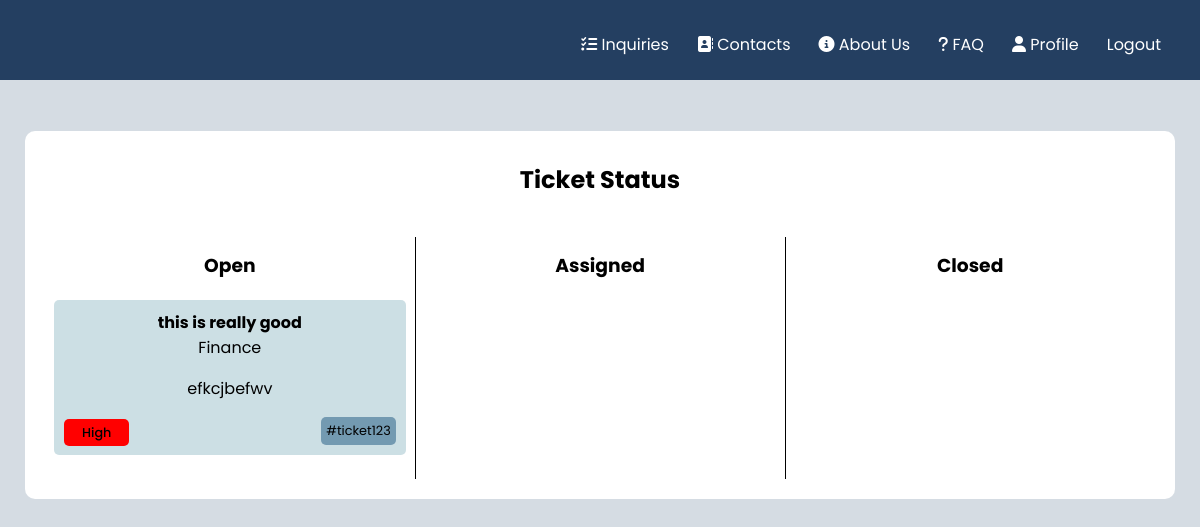
The page /pages/tickets.php (signed in) on the database as committed earlier.
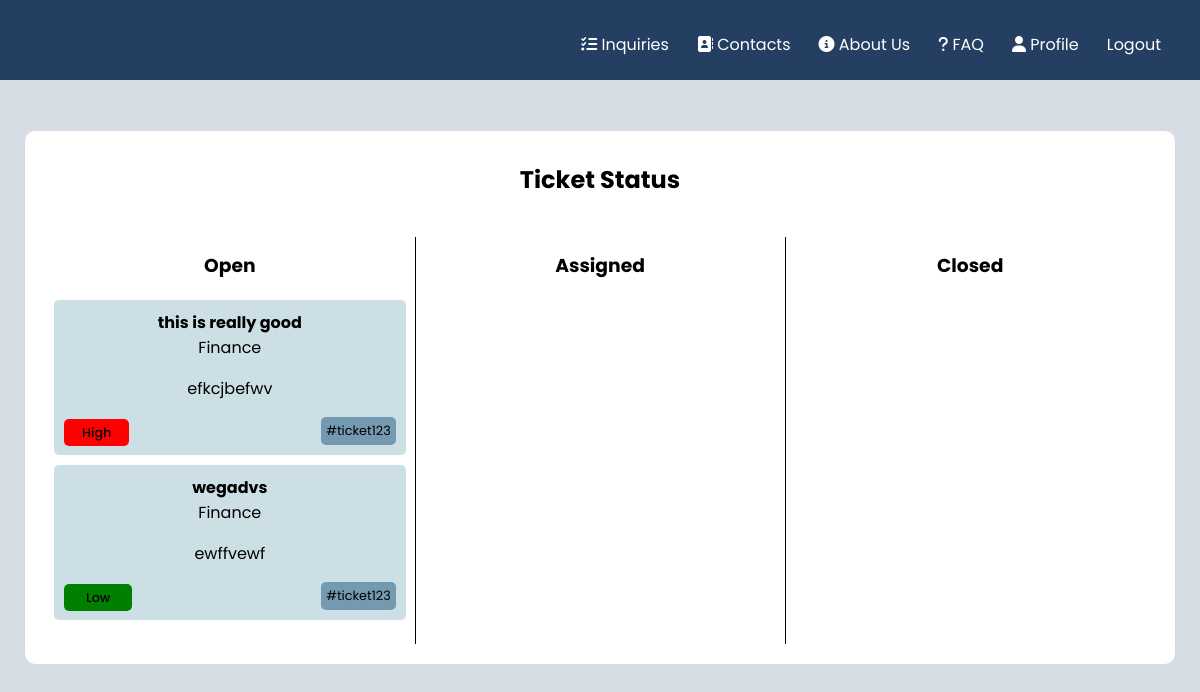
The same page on the database as committed later.
### tables this page shows
CREATE TABLE tickets(

    idTicket integer primary key AUTOINCREMENT,
    title text NOT NULL,
    description text,
    status text references Status(title),
    idAgent text references Agents(idAgent),
    idClient text references Clients(idClient),
    department text references department(title),
    priority text
);

### pages/tickets.php (called while the page is built)
<?php
    require_once(__DIR__ . '/../database/connection.db.php');
    include '../database/ticket.class.php';
    include '../database/user.class.php';
    include '../utils/session.php';
    include '../templates/tickets.tpl.php';
    $session = new Session();
    $db = getDatabaseConnection();
    $user = User::getUserWithId($db, $session->getID());
    $assigned = $user->getTickets($db, "Assigned");
    $closed = $user->getTickets($db, "Closed");
    $opened = $user->getTickets($db, "Opened");
    drawTicketsHeader($session);
    drawTickets($opened, $assigned, $closed);
?>

### utils/session.php (called while the page is built, shortened)
<?php
class Session{
      public function isLoggedIn() : bool {
        return isset($_SESSION['id']);
      }
      public function getID() : ?int {
        return isset($_SESSION['id']) ? $_SESSION['id'] : null;
      }
}
?>

### database/ticket.class.php (called while the page is built, shortened)
<?php
     class Ticket{
        public string $title;
        public string $priority;
        public string $description;
        public string $department;
        public function __construct(int $idTicket, string $title,
          string $description, string $department, string $priority = "Low"){
            $this->title = $title;
            $this->description = $description;
            $this->department = $department;
            $this->priority = $priority;
        }
        public function getTitle(){
            return $this->title;
        }
        public function getStatus(){
            return $this->description;
        }
        public function getPriority(){
            return $this->priority;
        }
        public function getDepartment(){
            return $this->department;
        }
     }
?>

### database/user.class.php (called while the page is built, shortened)
<?php
     class User{
        public int $id;
        public function __construct(int $id, string $email, string $name, string $username){
            $this->id = $id;
        }
        public function getTickets(PDO $db, string $status): array{
            $stmt = $db->prepare('SELECT idTicket, title, description, department, priority FROM tickets WHERE idClient = ? AND status = ?');
            $stmt->execute([$this->id, $status]);
            $ticketRows = $stmt->fetchAll(PDO::FETCH_ASSOC);
            $tickets = [];
            foreach ($ticketRows as $row) {
                $ticket = new Ticket(
                    $row['idTicket'],
                    $row['title'],
                    $row['description'],
                    $row['department'],
                    $row['priority']
                );
                array_push($tickets, $ticket);
            }
            return $tickets;
        }
        static function getUserWithID(PDO $db, int $id) : ?User {
            $stmt = $db->prepare('
                SELECT u.idUser, u.email, u.name, u.username
                FROM users u JOIN admins a ON u.idUser = a.idAdmin
                WHERE u.idUser = ?');
            $stmt->execute(array($id));
            $row = $stmt->fetch(PDO::FETCH_ASSOC);
            if ($row !== false) {
                return new Admin($row['idUser'], $row['email'], $row['name'], $row['username']);
            }
            $stmt = $db->prepare('
                SELECT u.idUser, u.email, u.name, u.username
                FROM users u JOIN agents a ON u.idUser = a.idAgent
                WHERE u.idUser = ?');
            $stmt->execute(array($id));;
            $stmt = $db->prepare('
                SELECT idUser, email, name, username
                FROM users
                WHERE idUser = ?');
            $stmt->execute(array($id));
            $row = $stmt->fetch(PDO::FETCH_ASSOC);
            if ($row !== false) {
                return new Client($row['idUser'],$row['email'], $row['name'], $row['username']);
            }
            return null;
            }
     }
?>

### templates/tickets.tpl.php (the view, shortened to what this page needs)
<?php function drawTicketsHeader($session) { ?>
    <!DOCTYPE html>
    <html lang = "en-Us">
    <head>
        <link href="../css/navLogin_style.css" rel="stylesheet">
        <link href="../css/tickets_style.css" rel="stylesheet">
        <link href="../css/newTicket.css" rel="stylesheet">
    </head>
    <body>
        <nav>
        <ul class = "navigation">
                <li class = "nav_elem"><a href = "inquiries.html"><i class="fa-solid fa-list-check"></i> Inquiries</a></li>
                <li class = "nav_elem"><a href = "../pages/contacts.php"><i class="fa-solid fa-address-book"></i> Contacts</a></li>
                <li class = "nav_elem"><a href = "../pages/about_us.php"><i class="fas fa-circle-info"></i> About Us</a></li>
                <li class = "nav_elem"><a href = "../pages/faq.php"><i class="fa-solid fa-question"></i> FAQ</a></li>
                <?php
                if (!$session->isLoggedIn()){
                    echo "<li class = \"nav-elem\"><a href=\"../pages/register.php\">Register</a></li>";
                    echo "<li class = \"nav-elem\"><a href=\"../pages/login.php\">Login</a></li>";
                }
                else{
                    echo "<li class = \"nav-elem\"><a href =\"../pages/profile.php\"><i class=\"fa-solid fa-user\"></i> Profile</a></li>";
                    echo "<form action=\"../actions/action_logout.php\" method=\"post\" class=\"logout\"><a href = \"#\" type=\"submit\" onclick=\"this.parentNode.submit(); return false;\">Logout</a></form>";
                }
                ?>
            </ul>
        </nav>
<?php } ?>
<?php function drawTickets($open, $assigned, $closed) { ?>
    <div class="box">
            <h2>Ticket Status</h2>
            <div class="row">
              <div class="property open">
                <h3>Open</h3>
                <?php
                  foreach($open as $ticket){
                    drawTicket($ticket);
                  }
                ?>
              </div>
              <div class="property assigned">
                <h3>Assigned</h3>
              </div>
              <div class="property closed">
                <h3>Closed</h3>
              </div>
            </div>
        </div>
    </body>
</html>
<?php } ?>
<?php function drawTicket($ticket) { ?>
    <section class="ticket">
        <a href="profile.html" class="ticket-title" onclick="openPopup(event)"><?php echo $ticket->getTitle() ?></a>
        <p class="ticket-department"><?php echo $ticket->getDepartment() ?></p>
        <p class="ticket-assignment"><?php echo $ticket->getStatus() ?></p>
        <div class="ticket-container">
        <div class="ticket-priority">
         <?php
          $priority = $ticket->getPriority();
          if ($priority === 'High') {
                    echo '<span class="high">' . $priority . '</span>';
                } elseif ($priority === 'Medium') {
                    echo '<span class="medium">' . $priority . '</span>';
                } elseif ($priority === 'Low') {
                    echo '<span class="low">' . $priority . '</span>';
                } else {
                    echo '<span>' . $priority . '</span>';
                }
                ?>
        </div>
        <div class="ticket-hashtag">
            <span>#ticket123</span>
        </div>
        </div>
        </section>
<?php } ?>

### css/navLogin_style.css (style rules this page uses)
.navigation { position: absolute; top: 16px; right: 25px; display: flex; }
nav a { text-decoration: none; color: white; padding: 14px; }
li { list-style: none; }
nav { background-color: #243f61; background-size: cover; background-position: center; padding: 40px 0px; text-align: center; font-family: 'Poppins'; margin: -8px; position: relative; }

### css/tickets_style.css (style rules this page uses)
body { font-family: 'Poppins'; background-color: #D5DCE3; }
.box { width: 100%; max-width: 1150px; margin: 5% auto; background-color: white; border-radius: 10px; display: flex; flex-direction: column; }
h2 { text-align: center; margin-top: 31px; margin-bottom: 20px; }
.row { display: flex; flex-wrap: wrap; align-items: flex-start; padding: 20px; box-sizing: border-box; }
.property { flex-basis: 0; flex-grow: 1; text-align: center; padding: 14px 9px; }
.property h3 { margin-top: 0; margin-bottom: 20px; }
.ticket { background-color: rgba(3,94,123,0.2); padding: 10px; border-radius: 5px; margin-bottom: 10px; }
.ticket-title { margin-top: 0; margin-bottom: 5px; font-weight: bold; text-decoration: none; color: black; }
.ticket-department { margin-top: 0; margin-bottom: 0; }
.ticket-container { display: flex; flex-direction: row; justify-content: space-between; align-items: center; }
.ticket-priority { font-weight: 500; margin-right: 10px; }
.high { background-color: red; padding: 5px 18px; border-radius: 5px; font-size: 0.8em; }
.low { background-color: green; padding: 5px 22px; border-radius: 5px; font-size: 0.8em; }
.ticket-hashtag { background-color: #739AB1; padding: 5px; border-radius: 5px; font-size: 0.8em; }

Rows that differ between the two databases and show on the page:
added tickets: title "wegadvs", department "Finance", description "ewffvewf", priority "Low"
